Frame 1 (no input): blank canvas, image omitted
Frame 60 (no input): blank canvas, image omitted
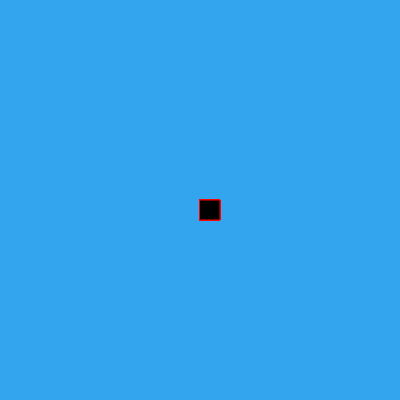
Frame 120 (the mouse pressed at the canvas centre since frame 60)

The p5.js sketch whose frames 1 and 60 were blank and that drew this single picture after the mouse press (run headless with seeded random() and noise() and a simulated clock; from frame 60 on, the mouse is pressed at the canvas centre):

// p5.js sketch
// ── sketch.js
function setup() {
    createCanvas(400, 400);
    background("rgb(51,164,238)");
    
  }
  
  function draw() {
    stroke("red");
    fill("black"); 
    if(mouseIsPressed){
    rect(mouseX, mouseY, 20, 20);
  }
  }
   
